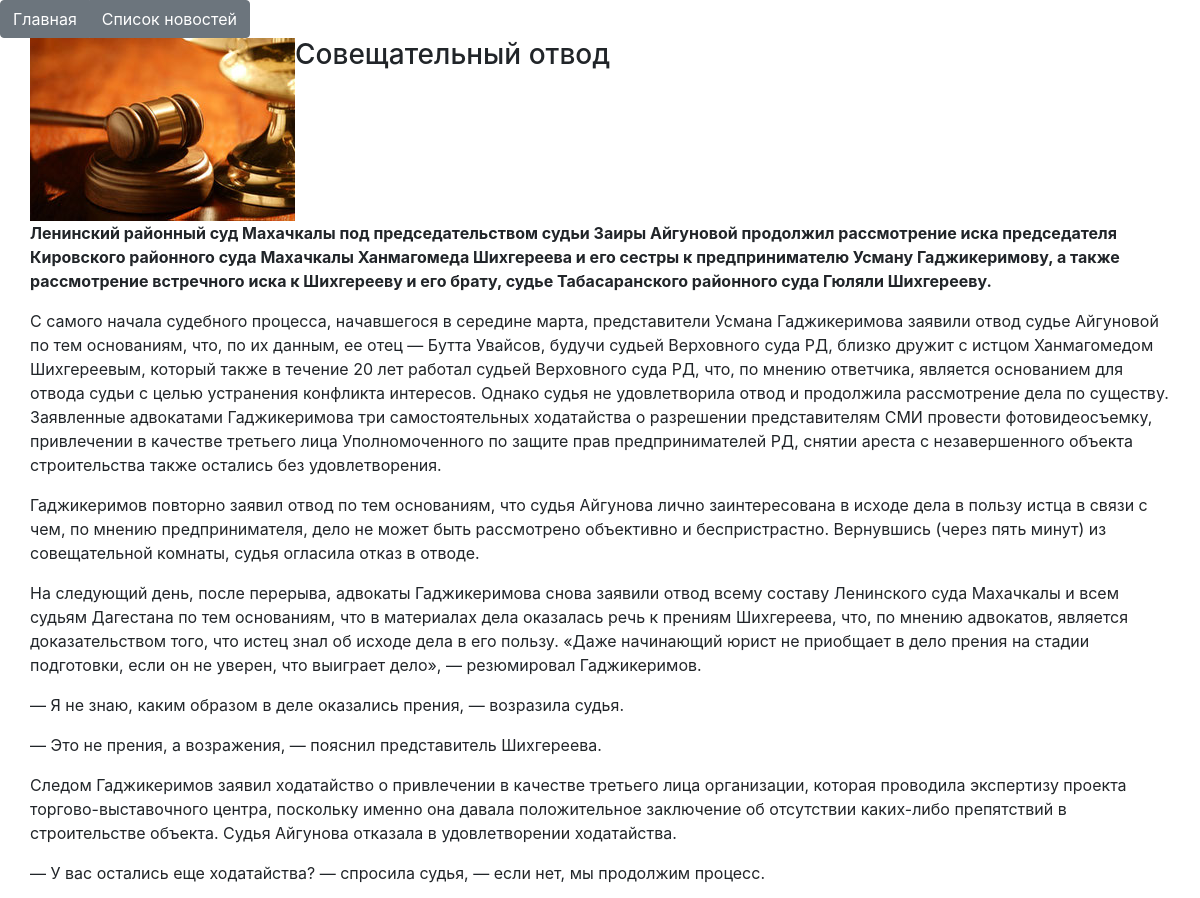
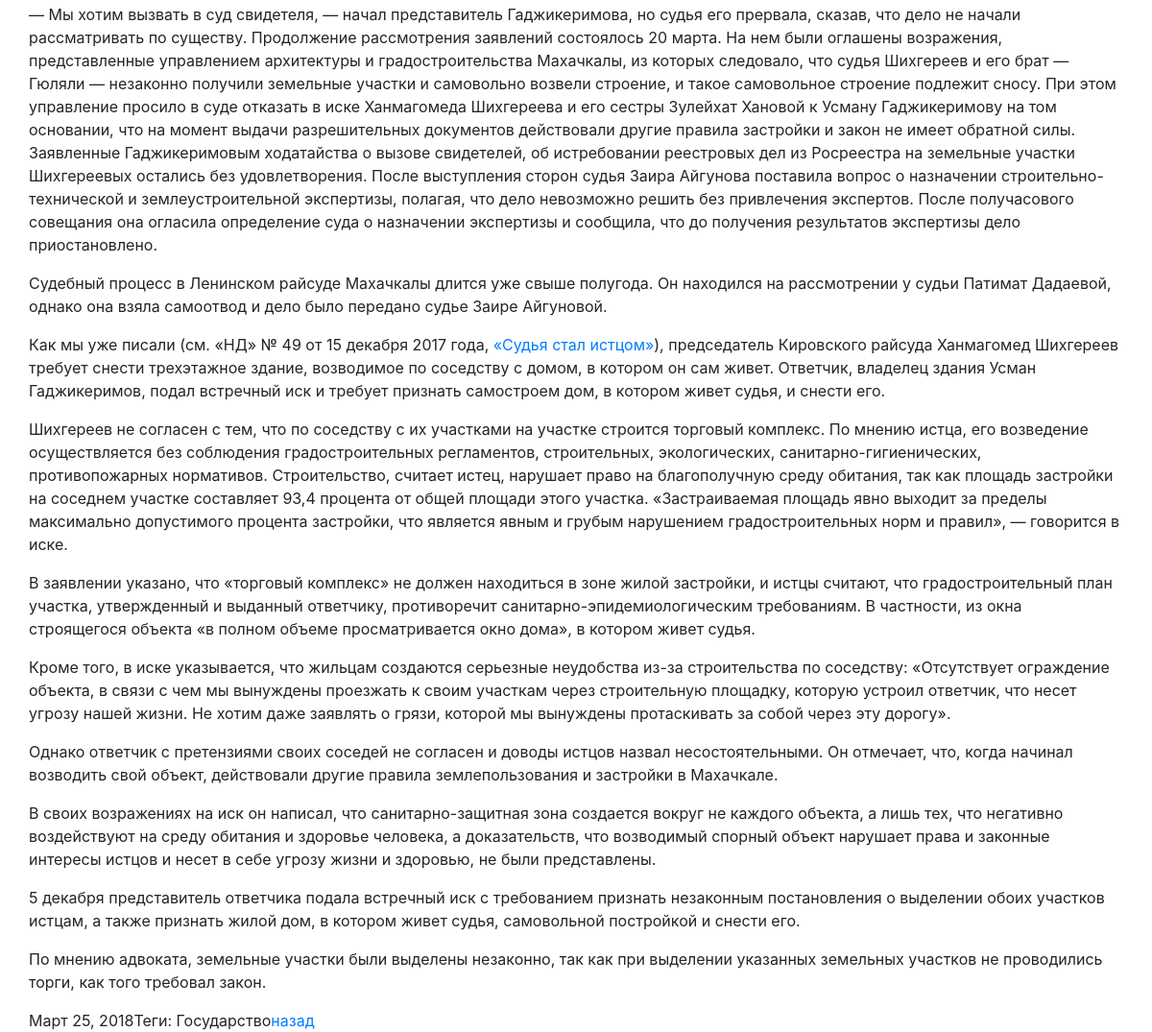
Page /news/4 on the committed database (2 pictures, top to bottom).
### news/models.py (models this page shows, shortened)
class News(models.Model):
    name = models.CharField("Название", max_length=100)
    slug = models.SlugField("Слуг", max_length=50)
    date = models.DateField("Дата", default=now)
    img = models.ImageField("Изображение", upload_to='news', blank=True, null=True)
    content = RichTextUploadingField('Контент', default='Статья к новости еще не создана')
    tags = models.CharField("Теги", choices=Tags, blank=True, max_length=2)
    def get_img_url(self):
        if self.img:
            return self.img.url
        return ''

### news/views.py (the view)
# urls.py: path('news/<int:pk>', NewsDetailView.as_view(), name='detail'),
class NewsDetailView(DetailView):
    model = News
    template_name = 'article.html'
    context_object_name = 'article'

### templates/article.html (shortened to what this page needs)
<!DOCTYPE html>
<html lang="en">
<head>
    <link rel="stylesheet" href="https://maxcdn.bootstrapcdn.com/bootstrap/4.0.0/css/bootstrap.min.css">
</head>
<body>
    <div class="btn-group" role="group" aria-label="Menu">
        <a href='{% url "home" %}' class="btn btn-secondary">Главная</a>
        <a href='{% url "list" %}' class="btn btn-secondary">Список новостей</a>
    </div>
    <div class="container">
        <div class="row">
        <img src="{{ article.get_img_url }}" alt="фото новости">
        <h3>{{ article.name }}</h3>
        <div>{{ article.content|safe }}</div>
        <div>{{ article.date }}</div><br>
        <div>Теги: {{ article.get_tags_display }}</div>
        <div><a href="{% url 'list' %}">назад</a></div>
        </div>
    </div>
</body>
</html>

### rows in the picture
News: get_img_url (picture), name "Совещательный отвод", content "Ленинский районный суд Махачкалы под председательством судьи Заиры Айгуновой продолжил рассмотрение иска председателя Кировского районного суда Махачкалы Ханмагомеда Шихгереева и его сестры к предпринимателю Усману Гаджикеримову, а также рассмотрение встречного иска к Шихгерееву и его брату, судье Табасаранского районного суда Гюляли Шихгерееву. С самого начала судебного процесса, начавшегося в середине марта, представители Усмана Гаджикеримова заявили отвод судье Айгуновой по тем основаниям, что, по их данным, ее отец — Бутта Увайсов, будучи судьей Верховного суда РД, близко дружит с истцом Ханмагомедом Шихгереевым, который также в течение 20 лет работал судьей Верховного суда РД, что, по…", date "Март 25, 2018", tags "Государство"
